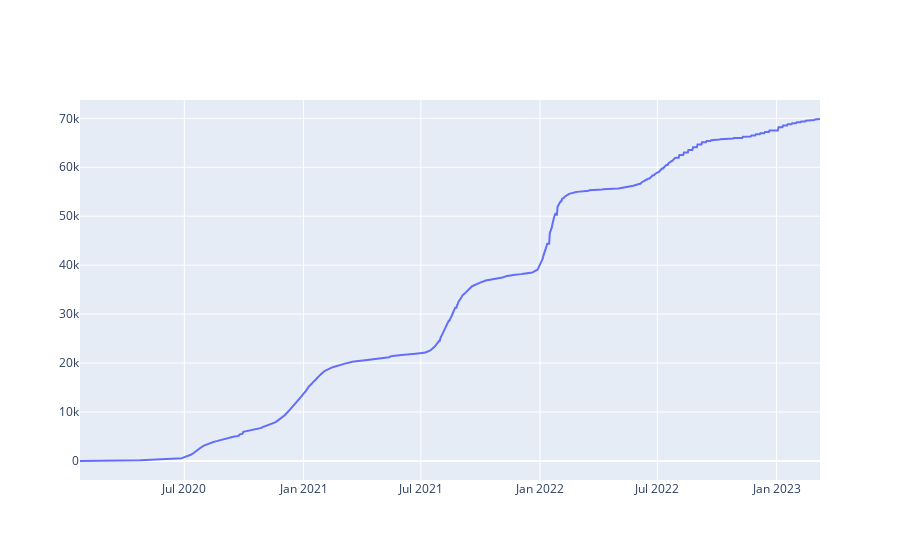

Notebook cell for this chart:
### Code cell
fig = go.Figure([go.Scatter(x = df_1.index, y = df_1['cases'])])
fig.show()

### Figure 1 — Plotly figure (JSON) as saved in the notebook; plotly's stock layout.template omitted (floating-point values rounded to 4 significant figures; data arrays with more than 128 entries replaced by an {"elided": "..."} marker saying what was removed)
{"data": [{"type": "scatter", "x": {"elided": "1143 str values"}, "y": {"elided": "1143 int values"}}], "layout": {}}
